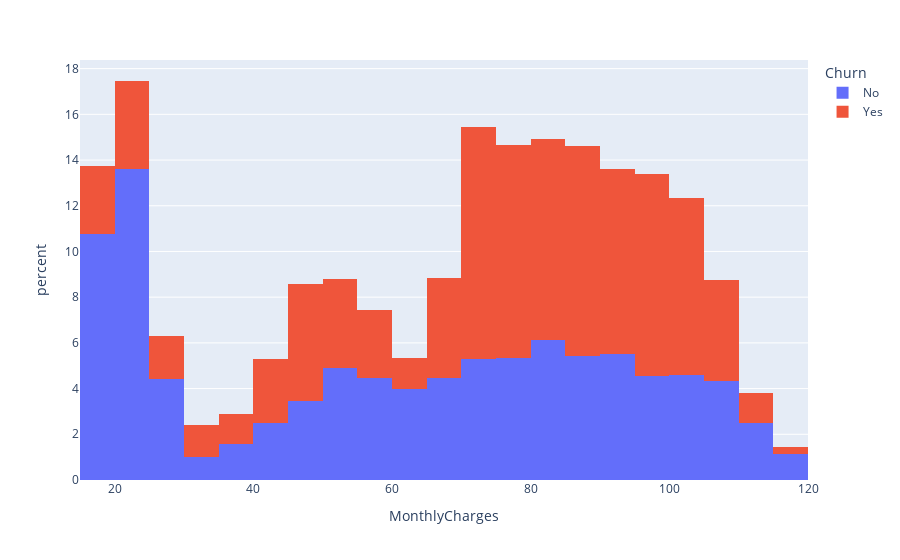

The notebook cell saved with this chart:
### Markdown cell above
# Visualização da distribuição de 'MonthlyCharges'

### Code cell
grafico = px.histogram(df, x='MonthlyCharges', color='Churn', nbins=30, histnorm='percent')
grafico.show()

### Figure 1 — Plotly figure (JSON) as saved in the notebook; plotly's stock layout.template omitted (floating-point values rounded to 4 significant figures; data arrays with more than 128 entries replaced by an {"elided": "..."} marker saying what was removed)
{"data": [{"alignmentgroup": "True", "bingroup": "x", "histnorm": "percent", "hovertemplate": "Churn=No<br>MonthlyCharges=%{x}<br>percent=%{y}<extra></extra>", "legendgroup": "No", "marker": {"color": "#636efa", "pattern": {"shape": ""}}, "name": "No", "nbinsx": 30, "offsetgroup": "No", "orientation": "v", "showlegend": true, "type": "histogram", "x": {"elided": "5174 float values"}, "xaxis": "x", "yaxis": "y"}, {"alignmentgroup": "True", "bingroup": "x", "histnorm": "percent", "hovertemplate": "Churn=Yes<br>MonthlyCharges=%{x}<br>percent=%{y}<extra></extra>", "legendgroup": "Yes", "marker": {"color": "#EF553B", "pattern": {"shape": ""}}, "name": "Yes", "nbinsx": 30, "offsetgroup": "Yes", "orientation": "v", "showlegend": true, "type": "histogram", "x": {"elided": "1869 float values"}, "xaxis": "x", "yaxis": "y"}], "layout": {"barmode": "relative", "legend": {"title": {"text": "Churn"}, "tracegroupgap": 0}, "margin": {"t": 60}, "xaxis": {"anchor": "y", "domain": [0, 1], "title": {"text": "MonthlyCharges"}}, "yaxis": {"anchor": "x", "domain": [0, 1], "title": {"text": "percent"}}}}
